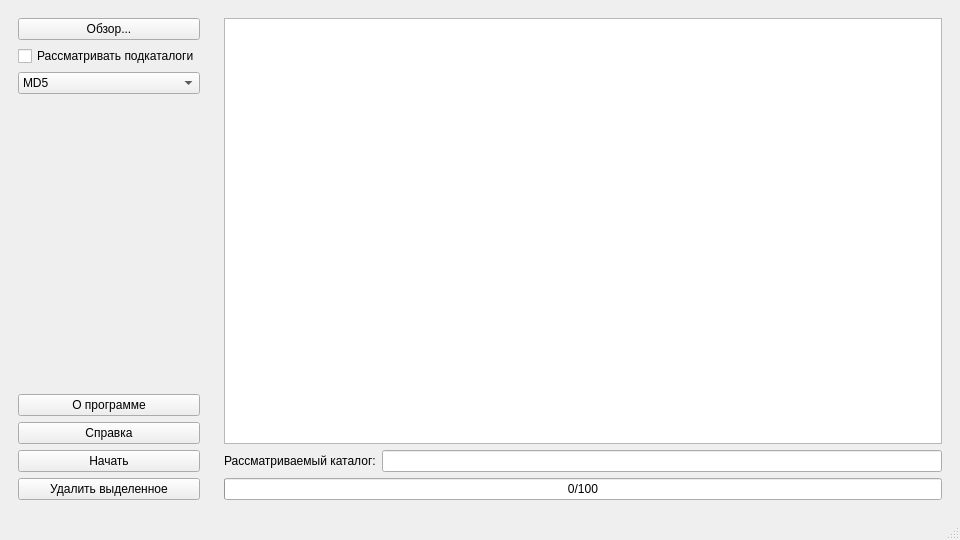
<?xml version="1.0" encoding="UTF-8"?>
<ui version="4.0">
 <class>MainWindow</class>
 <widget class="QMainWindow" name="MainWindow">
  <property name="windowModality">
   <enum>Qt::WindowModality::ApplicationModal</enum>
  </property>
  <property name="geometry">
   <rect>
    <x>0</x>
    <y>0</y>
    <width>960</width>
    <height>540</height>
   </rect>
  </property>
  <property name="sizePolicy">
   <sizepolicy hsizetype="Expanding" vsizetype="Expanding">
    <horstretch>0</horstretch>
    <verstretch>0</verstretch>
   </sizepolicy>
  </property>
  <property name="minimumSize">
   <size>
    <width>960</width>
    <height>540</height>
   </size>
  </property>
  <property name="maximumSize">
   <size>
    <width>7680</width>
    <height>4320</height>
   </size>
  </property>
  <property name="sizeIncrement">
   <size>
    <width>0</width>
    <height>0</height>
   </size>
  </property>
  <property name="contextMenuPolicy">
   <enum>Qt::ContextMenuPolicy::NoContextMenu</enum>
  </property>
  <property name="windowTitle">
   <string>Duplicate Finder</string>
  </property>
  <widget class="QWidget" name="centralwidget">
   <layout class="QGridLayout" name="gridLayout">
    <item row="0" column="0">
     <widget class="QWidget" name="tools" native="true">
      <layout class="QGridLayout" name="gridLayout_2">
       <item row="5" column="0">
        <widget class="QPushButton" name="help_button">
         <property name="text">
          <string>Справка</string>
         </property>
        </widget>
       </item>
       <item row="3" column="0">
        <spacer name="verticalSpacer">
         <property name="orientation">
          <enum>Qt::Orientation::Vertical</enum>
         </property>
         <property name="sizeHint" stdset="0">
          <size>
           <width>20</width>
           <height>40</height>
          </size>
         </property>
        </spacer>
       </item>
       <item row="1" column="0">
        <widget class="QCheckBox" name="subcatalog_checker">
         <property name="text">
          <string>Рассматривать подкаталоги</string>
         </property>
        </widget>
       </item>
       <item row="4" column="0">
        <widget class="QPushButton" name="about_button">
         <property name="text">
          <string>О программе</string>
         </property>
        </widget>
       </item>
       <item row="6" column="0">
        <widget class="QPushButton" name="start_button">
         <property name="text">
          <string>Начать</string>
         </property>
        </widget>
       </item>
       <item row="0" column="0">
        <widget class="QPushButton" name="set_path_button">
         <property name="text">
          <string>Обзор...</string>
         </property>
        </widget>
       </item>
       <item row="2" column="0">
        <widget class="QComboBox" name="comboBox">
         <item>
          <property name="text">
           <string notr="true" comment="&quot;очень высокая скорость, высокий уровень точности&quot;" extracomment="&quot;очень высокая скорость, высокий уровень точности&quot;">MD5</string>
          </property>
         </item>
         <item>
          <property name="text">
           <string>SHA-1</string>
          </property>
         </item>
         <item>
          <property name="text">
           <string>SHA-256</string>
          </property>
         </item>
        </widget>
       </item>
       <item row="7" column="0">
        <widget class="QPushButton" name="delete_selected_button">
         <property name="text">
          <string>Удалить выделенное</string>
         </property>
        </widget>
       </item>
      </layout>
     </widget>
    </item>
    <item row="0" column="1">
     <widget class="QWidget" name="program" native="true">
      <layout class="QGridLayout" name="gridLayout_3">
       <item row="2" column="0">
        <widget class="QLabel" name="current_path">
         <property name="text">
          <string>Рассматриваемый каталог:</string>
         </property>
        </widget>
       </item>
       <item row="1" column="0" colspan="2">
        <widget class="QTreeView" name="treeView">
         <property name="editTriggers">
          <set>QAbstractItemView::EditTrigger::NoEditTriggers</set>
         </property>
        </widget>
       </item>
       <item row="2" column="1">
        <widget class="QLineEdit" name="current_path_edit"/>
       </item>
       <item row="3" column="0" colspan="2">
        <widget class="QProgressBar" name="progressBar">
         <property name="value">
          <number>0</number>
         </property>
         <property name="format">
          <string>%v/%m</string>
         </property>
        </widget>
       </item>
      </layout>
     </widget>
    </item>
   </layout>
  </widget>
  <widget class="QMenuBar" name="menubar">
   <property name="geometry">
    <rect>
     <x>0</x>
     <y>0</y>
     <width>960</width>
     <height>19</height>
    </rect>
   </property>
  </widget>
  <widget class="QStatusBar" name="statusbar"/>
 </widget>
 <resources/>
 <connections/>
</ui>
